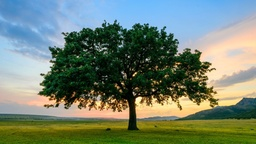
#> input picture images/tree.jpg, 256 x 144 px, shrunk from 1920 x 1080 before the run, found by its file name
$ python get_data.py
#> lines starting #> are read from the running program, lines starting #| are printed output that depends on the picture; after the words box and inside, x2 and y2 are one past the last pixel; in counts of white or black regions, pixels touching at a corner belong together
import pandas as pd
import cv2
import numpy as np
from sklearn.cluster import KMeans
import math
import collections

import time
start = time.time()

img = cv2.imread('Q:\\print_a_pic\\images\\tree.jpg')
#> img is the input picture: shape (144, 256, 3); mean B, G, R 113.1, 129.2, 113.9
gray = cv2.cvtColor(img, cv2.COLOR_BGR2GRAY)
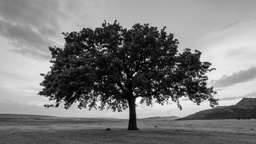
#> gray: shape (144, 256); min 1, max 248, mean 122.8
hsv = cv2.cvtColor(img, cv2.COLOR_BGR2HSV)
#> hsv: shape (144, 256, 3); mean H, S, V 59.5, 133.3, 147.8
edge = cv2.Canny(img, 200, 200)
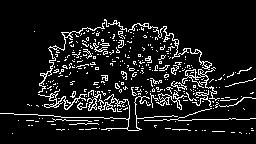
#> edge: shape (144, 256); 9.8% white in thin lines or dots, all inside (x1, y1, x2, y2) = (0, 19, 256, 134)
h, w, _ = img.shape
#> h = 144; w = 256

# PARAMS
layers = 7
heightMod = 1.2
resize = True
scale_percent = .5

bgrpx = img.reshape(h*w, 3)
hsvpx = hsv.reshape(h*w, 3)

df = pd.DataFrame({
    'f1': bgrpx[0:, 0],
    'f2': bgrpx[0:, 1],
    'f3': bgrpx[0:, 2]
})
#> df = table of 36864 rows and 3 columns

print("imports and data loaded " + str(time.time() - start))

kmeans = KMeans(n_clusters = layers)
kmeans.fit(df)
z = kmeans.labels_

print("clust finished " + str(time.time() - start))

x, y = [], []
for j in range(h):
    for i in range(w):
        x.append(i)
        y.append(j)


def distances():
    meep = np.zeros(layers)
    count = np.zeros(layers)
    for t in range(layers):
        for p in range(h*w):
            if z[p] == t:
                meep[t] += math.sqrt( (w/2 - x[p])**2 + (h/2 - y[p])**2 )
                count[t] += 1
    return meep/count


d = {}
avg = distances()
for t in range(len(avg)):
    d[avg[t]] = t
od = collections.OrderedDict(sorted(d.items()))
reshape = list(od.values())[::-1]
#> reshape = [6, 0, 3, 4, 5, 2, 1]


def flipflop():
    for p in range(h*w):
        for t in range(len(reshape)):
            if z[p] == reshape[t]:
                z[p] = t
                break

print("starting flipflop " + str(time.time() - start))

flipflop()

print("flipflop complete " + str(time.time() - start))

edgeValues = edge.reshape(h*w, 1)

def add_edges():
    for t in range(len(z)):
        if edgeValues[t] == 255:
            z[t] += .5

            # [4 lines of commented-out code are left out]

add_edges()
for pt in range(len(z)):
    # z[pt] = z[pt] * 255 / layers # TO DISPLAY
    z[pt] = z[pt] * heightMod # * 255 / layers # SCALE DOWN FOR RENDER

print("edges added " + str(time.time() - start))

new = gray.copy()
p = 0
for j in range(h):
    for i in range(w):
        new[j][i] = z[p]
        p += 1
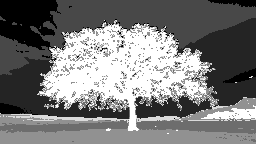
#> new: shape (144, 256); min 0, max 7, mean 3.33; drawn with min black and max white
#> after the loop, p = 36864

kernel = np.ones((5, 5), np.float32) / 25
blur = cv2.filter2D(new, -1, kernel)
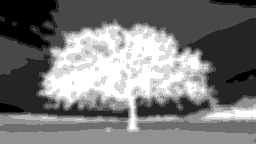
#> blur: shape (144, 256); min 0, max 7, mean 3.33; drawn with min black and max white

# cv2.imwrite(''Q:\\print_a_pic\\rend\\img.jpg', new)

print("blurred and finished. total time: " + str(time.time() - start))


if resize == True:

    w_down = int(w * scale_percent)
#> w_down = 128
    h_down = int(h * scale_percent)
#> h_down = 72
    down = cv2.resize(blur, (w_down, h_down), interpolation = cv2.INTER_AREA)
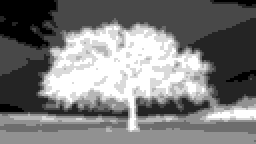
#> down: shape (72, 128) (shown 2 times larger); min 0, max 7, mean 3.4; drawn with min black and max white

# [7 lines of commented-out code are left out]
x = []
y = []
z = []

for i in range(w_down):
    for j in range(h_down):
        x.append(i)
        y.append(j)
        z.append(down[j, i])
#> after the loop, x = 9216 values from 0 to 127; y = 9216 values, max 71 at index 71, min 0 at index 0, mean 35.5; z = 9216 values, max 7 at index 1702, min 0 at index 0, mean 3.4

save = pd.DataFrame({
    'x': x,
    'y': y,
    'z': z
})
#> save = table of 9216 rows and 3 columns

save.to_csv('Q:\\print_a_pic\\rend2\\data.csv', index=False, header=False)

$ run again, with images/arches.jpg copied over images/tree.jpg
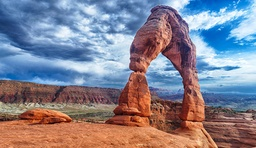
#> input picture images/arches.jpg, 256 x 148 px, shrunk from 1200 x 692 before the run, found by its file name
#> img is the input picture: shape (148, 256, 3); mean B, G, R 144.9, 130.6, 133.4
#> hsv: shape (148, 256, 3); mean H, S, V 76, 116.7, 178.5
#> `edge = cv2.Canny(img, 200, 200)`:
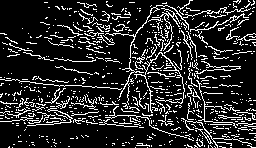
#> edge: shape (148, 256); 16% white in thin lines or dots
#> df = table of 37888 rows and 3 columns
#> after the loop `for j in range(h):`: p = 37888
#> `down = cv2.resize(blur, (w_down, h_down), interpolation = cv2.INTER_AR..`:
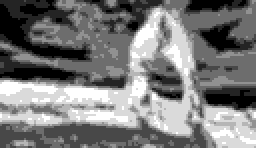
#> down: shape (74, 128) (shown 2 times larger); min 0, max 7, mean 3.35; drawn with min black and max white
#> after the loop `for i in range(w_down):`: x = 9472 values from 0 to 127; y = 9472 values, max 73 at index 73, min 0 at index 0, mean 36.5; z = 9472 values, max 7 at index 42, min 0 at index 2, mean 3.35
#> save = table of 9472 rows and 3 columns

$ run again, with images/bae.jpg copied over images/tree.jpg
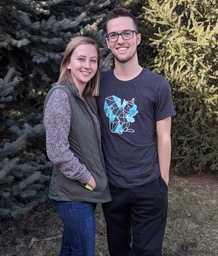
#> input picture images/bae.jpg, 218 x 256 px, shrunk from 1824 x 2141 before the run, found by its file name
#> img is the input picture: shape (256, 218, 3); mean B, G, R 74.7, 70.7, 73.8
#> hsv: shape (256, 218, 3); mean H, S, V 90.9, 64.8, 83.6
#> `edge = cv2.Canny(img, 200, 200)`:
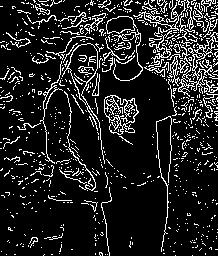
#> edge: shape (256, 218); 13.3% white in thin lines or dots
#> df = table of 55808 rows and 3 columns
#> after the loop `for j in range(h):`: p = 55808
#> `down = cv2.resize(blur, (w_down, h_down), interpolation = cv2.INTER_AR..`:
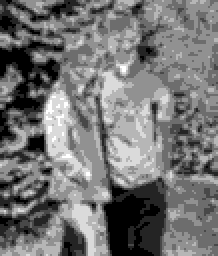
#> down: shape (128, 109) (shown 2 times larger); min 0, max 7, mean 3.21; drawn with min black and max white
#> after the loop `for i in range(w_down):`: x = 13952 values from 0 to 108; y = 13952 values, max 127 at index 127, min 0 at index 0, mean 63.5; z = 13952 values, max 7 at index 2999, min 0 at index 10, mean 3.21
#> save = table of 13952 rows and 3 columns
